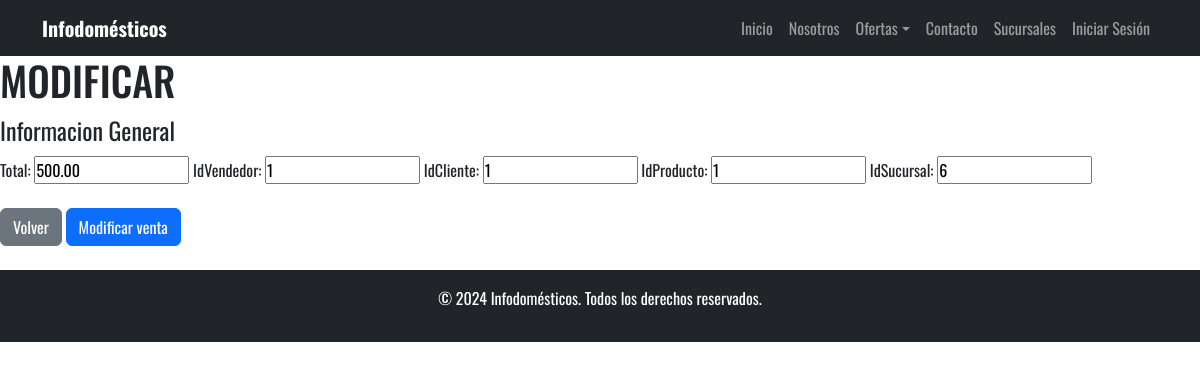
Page /admin/venta/actualizar.php?cod=16 on the committed database.
### tables this page shows
CREATE TABLE `venta` (
  `idventa` int(11) NOT NULL,
  `total` decimal(10,2) NOT NULL,
  `idvendedor` int(11) DEFAULT NULL,
  `idcliente` int(11) DEFAULT NULL,
  `idproducto` int(11) DEFAULT NULL,
  `idsucursal` int(11) DEFAULT NULL,
  `estado` enum('activo','desactivo') NOT NULL
);

### admin/venta/actualizar.php (the view, shortened to what this page needs)
<?php
$idvs = $_GET['cod'] ?? null;
$db = conectarDB();
$consql = "SELECT * FROM venta WHERE idventa = ?";
$stmt = mysqli_prepare($db, $consql);
mysqli_stmt_bind_param($stmt, 'i', $idvs);
mysqli_stmt_execute($stmt);
$res = mysqli_stmt_get_result($stmt);
$reg = mysqli_fetch_array($res);
include "../../includes/templates/header.php";
?>
<main class="contenedor seccion">
    <h1>MODIFICAR</h1>
    <?php if ($reg): ?>
        <form method="post" action='' class="formulario">
            <fieldset>
                <legend>Informacion General</legend>
                <label for="">Total:</label>
                <input type="number" name="tot" id="tot" step="0.01" value="<?php echo htmlspecialchars(number_format($reg['total'], 2, '.', '')); ?>">
                <label for="">IdVendedor:</label>
                <input type="number" name="idv" id="idv" value="<?php echo htmlspecialchars($reg['idvendedor']); ?>">
                <label for="">IdCliente:</label>
                <input type="number" name="idc" id="idc" value="<?php echo htmlspecialchars($reg['idcliente']); ?>">
                <label for="">IdProducto:</label>
                <input type="number" name="idp" id="idp" value="<?php echo htmlspecialchars($reg['idproducto']); ?>">
                <label for="">IdSucursal:</label>
                <input type="number" name="ids" id="ids" value="<?php echo htmlspecialchars($reg['idsucursal']); ?>">
            </fieldset>
            <div class="botones"><br>
                <a href="/ElectrodomesticosWeb3/admin/venta/listar.php" class="btn btn-secondary">Volver</a>
                <input type="submit" value="Modificar venta" class="btn btn-primary" name="modificar"><br><br>
            </div>
        </form>
    <?php else: ?>
        <p>La venta no existe.</p>
    <?php endif; ?>
</main>
<?php include "../../includes/templates/footer.php"; ?>

### build/css/style.css (style rules this page uses)
* { box-sizing: border-box; padding: 0px; margin: 0px; font-family: Oswald; }

### rows in the picture
venta: tot "500.00", idv "1", idc "1", idp "1", ids "6"
